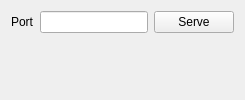
      <widget class="QWidget" name="_igtl">
       <property name="enabled">
        <bool>true</bool>
       </property>
       <attribute name="title">
        <string>OpenIGTLink</string>
       </attribute>
       <layout class="QGridLayout">
        <item row="0" column="2">
         <widget class="QPushButton" name="igtlserve">
          <property name="text">
           <string>Serve</string>
          </property>
         </widget>
        </item>
        <item row="0" column="0">
         <widget class="QLabel" name="_igtlport_label">
          <property name="text">
           <string>Port</string>
          </property>
          <property name="buddy">
           <cstring>igtlport</cstring>
          </property>
         </widget>
        </item>
        <item row="0" column="1">
         <widget class="QLineEdit" name="igtlport"/>
        </item>
        <item row="2" column="0" colspan="3">
         <layout class="QGridLayout">
          <item row="0" column="0">
           <widget class="QLabel" name="igtlStatusServer"/>
          </item>
          <item row="0" column="1">
           <widget class="QLabel" name="igtlStatusClient"/>
          </item>
         </layout>
        </item>
        <item row="3" column="0" colspan="3">
         <spacer>
          <property name="orientation">
           <enum>Qt::Vertical</enum>
          </property>
          <property name="sizeHint" stdset="0">
           <size>
            <width>0</width>
            <height>0</height>
           </size>
          </property>
         </spacer>
        </item>
       </layout>
      </widget>
